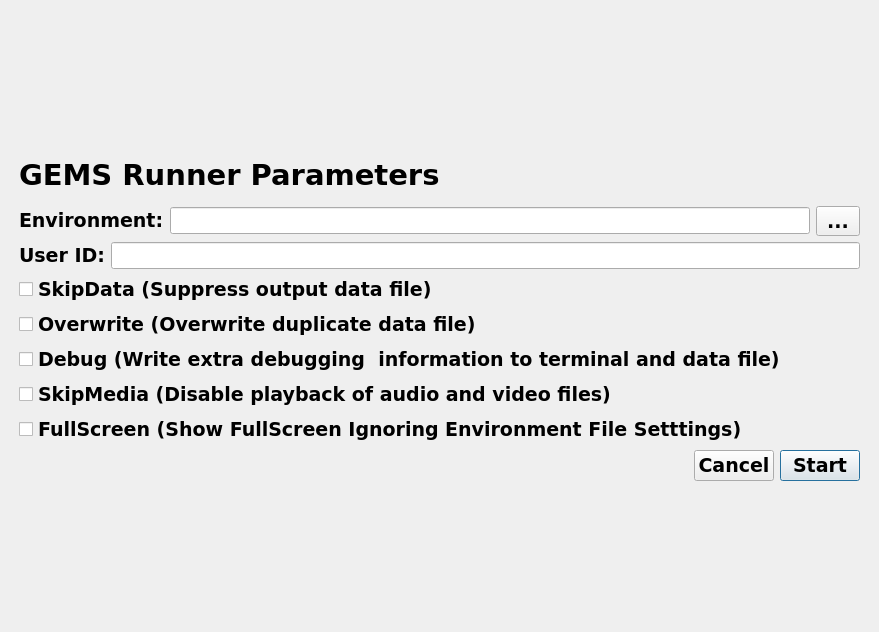
<?xml version="1.0" encoding="UTF-8"?>
<ui version="4.0">
 <class>paramDialog</class>
 <widget class="QDialog" name="paramDialog">
  <property name="windowModality">
   <enum>Qt::ApplicationModal</enum>
  </property>
  <property name="geometry">
   <rect>
    <x>0</x>
    <y>0</y>
    <width>879</width>
    <height>632</height>
   </rect>
  </property>
  <property name="font">
   <font>
    <family>Verdana</family>
   </font>
  </property>
  <property name="windowTitle">
   <string>Dialog</string>
  </property>
  <property name="sizeGripEnabled">
   <bool>false</bool>
  </property>
  <property name="modal">
   <bool>true</bool>
  </property>
  <layout class="QGridLayout" name="gridLayout">
   <item row="0" column="0">
    <layout class="QVBoxLayout" name="verticalLayout">
     <property name="leftMargin">
      <number>8</number>
     </property>
     <property name="topMargin">
      <number>5</number>
     </property>
     <property name="rightMargin">
      <number>8</number>
     </property>
     <property name="bottomMargin">
      <number>5</number>
     </property>
     <item>
      <widget class="QLabel" name="label">
       <property name="maximumSize">
        <size>
         <width>16777215</width>
         <height>50</height>
        </size>
       </property>
       <property name="font">
        <font>
         <family>Verdana</family>
         <pointsize>18</pointsize>
        </font>
       </property>
       <property name="text">
        <string>&lt;html&gt;&lt;head/&gt;&lt;body&gt;&lt;p&gt;&lt;span style=&quot; font-size:22pt; font-weight:600;&quot;&gt;GEMS Runner Parameters&lt;/span&gt;&lt;/p&gt;&lt;/body&gt;&lt;/html&gt;</string>
       </property>
       <property name="scaledContents">
        <bool>false</bool>
       </property>
      </widget>
     </item>
     <item>
      <layout class="QHBoxLayout" name="horizontalLayout_4">
       <item>
        <widget class="QLabel" name="label_5">
         <property name="toolTip">
          <string>Current GEMS Environment FIle Path</string>
         </property>
         <property name="text">
          <string>&lt;html&gt;&lt;head/&gt;&lt;body&gt;&lt;p&gt;&lt;span style=&quot; font-size:14pt; font-weight:600;&quot;&gt;Environment:&lt;/span&gt;&lt;/p&gt;&lt;/body&gt;&lt;/html&gt;</string>
         </property>
        </widget>
       </item>
       <item>
        <widget class="QLineEdit" name="envLineEdit">
         <property name="font">
          <font>
           <family>Verdana</family>
           <pointsize>12</pointsize>
          </font>
         </property>
         <property name="toolTip">
          <string>Current GEMS Environment FIle Path</string>
         </property>
         <property name="readOnly">
          <bool>false</bool>
         </property>
        </widget>
       </item>
       <item>
        <widget class="QToolButton" name="toolButton">
         <property name="font">
          <font>
           <family>Verdana</family>
           <pointsize>14</pointsize>
           <bold>true</bold>
          </font>
         </property>
         <property name="toolTip">
          <string>Choose GEMS Environment File</string>
         </property>
         <property name="text">
          <string>...</string>
         </property>
        </widget>
       </item>
      </layout>
     </item>
     <item>
      <layout class="QHBoxLayout" name="horizontalLayout">
       <item>
        <widget class="QLabel" name="label_2">
         <property name="toolTip">
          <string>Filename stub used for data filename</string>
         </property>
         <property name="text">
          <string>&lt;html&gt;&lt;head/&gt;&lt;body&gt;&lt;p&gt;&lt;span style=&quot; font-size:14pt; font-weight:600;&quot;&gt;User ID:&lt;/span&gt;&lt;/p&gt;&lt;/body&gt;&lt;/html&gt;</string>
         </property>
        </widget>
       </item>
       <item>
        <widget class="QLineEdit" name="userLineEdit">
         <property name="font">
          <font>
           <family>Verdana</family>
           <pointsize>12</pointsize>
          </font>
         </property>
         <property name="toolTip">
          <string>Filename stub used for data filename</string>
         </property>
         <property name="readOnly">
          <bool>false</bool>
         </property>
        </widget>
       </item>
      </layout>
     </item>
     <item>
      <layout class="QHBoxLayout" name="horizontalLayout_2">
       <item>
        <widget class="QCheckBox" name="skipdataCheckBox">
         <property name="font">
          <font>
           <family>Verdana</family>
           <pointsize>14</pointsize>
           <bold>true</bold>
          </font>
         </property>
         <property name="layoutDirection">
          <enum>Qt::LeftToRight</enum>
         </property>
         <property name="text">
          <string>SkipData (Suppress output data file)</string>
         </property>
        </widget>
       </item>
       <item>
        <spacer name="horizontalSpacer">
         <property name="orientation">
          <enum>Qt::Horizontal</enum>
         </property>
         <property name="sizeHint" stdset="0">
          <size>
           <width>408</width>
           <height>20</height>
          </size>
         </property>
        </spacer>
       </item>
      </layout>
     </item>
     <item>
      <layout class="QHBoxLayout" name="horizontalLayout_6">
       <item>
        <widget class="QCheckBox" name="overwriteCheckBox">
         <property name="font">
          <font>
           <family>Verdana</family>
           <pointsize>14</pointsize>
           <bold>true</bold>
          </font>
         </property>
         <property name="layoutDirection">
          <enum>Qt::LeftToRight</enum>
         </property>
         <property name="text">
          <string>Overwrite (Overwrite duplicate data file)</string>
         </property>
        </widget>
       </item>
       <item>
        <spacer name="horizontalSpacer_3">
         <property name="orientation">
          <enum>Qt::Horizontal</enum>
         </property>
         <property name="sizeHint" stdset="0">
          <size>
           <width>408</width>
           <height>20</height>
          </size>
         </property>
        </spacer>
       </item>
      </layout>
     </item>
     <item>
      <layout class="QHBoxLayout" name="horizontalLayout_7">
       <item>
        <widget class="QCheckBox" name="debugCheckBox">
         <property name="font">
          <font>
           <family>Verdana</family>
           <pointsize>14</pointsize>
           <bold>true</bold>
          </font>
         </property>
         <property name="toolTip">
          <string extracomment="WARNING: Disable This During Serious Data Collection!!"/>
         </property>
         <property name="layoutDirection">
          <enum>Qt::LeftToRight</enum>
         </property>
         <property name="text">
          <string>Debug (Write extra debugging  information to terminal and data file)</string>
         </property>
        </widget>
       </item>
       <item>
        <spacer name="horizontalSpacer_4">
         <property name="orientation">
          <enum>Qt::Horizontal</enum>
         </property>
         <property name="sizeHint" stdset="0">
          <size>
           <width>408</width>
           <height>20</height>
          </size>
         </property>
        </spacer>
       </item>
      </layout>
     </item>
     <item>
      <layout class="QHBoxLayout" name="horizontalLayout_5">
       <item>
        <widget class="QCheckBox" name="skipmediaCheckBox">
         <property name="font">
          <font>
           <family>Verdana</family>
           <pointsize>14</pointsize>
           <bold>true</bold>
          </font>
         </property>
         <property name="layoutDirection">
          <enum>Qt::LeftToRight</enum>
         </property>
         <property name="text">
          <string>SkipMedia (Disable playback of audio and video files)</string>
         </property>
        </widget>
       </item>
       <item>
        <spacer name="horizontalSpacer_2">
         <property name="orientation">
          <enum>Qt::Horizontal</enum>
         </property>
         <property name="sizeHint" stdset="0">
          <size>
           <width>408</width>
           <height>20</height>
          </size>
         </property>
        </spacer>
       </item>
      </layout>
     </item>
     <item>
      <layout class="QHBoxLayout" name="horizontalLayout_9">
       <item>
        <widget class="QCheckBox" name="fullscreenCheckBox">
         <property name="font">
          <font>
           <family>Verdana</family>
           <pointsize>14</pointsize>
           <bold>true</bold>
          </font>
         </property>
         <property name="layoutDirection">
          <enum>Qt::LeftToRight</enum>
         </property>
         <property name="text">
          <string>FullScreen (Show FullScreen Ignoring Environment File Setttings)</string>
         </property>
        </widget>
       </item>
       <item>
        <spacer name="horizontalSpacer_6">
         <property name="orientation">
          <enum>Qt::Horizontal</enum>
         </property>
         <property name="sizeHint" stdset="0">
          <size>
           <width>408</width>
           <height>20</height>
          </size>
         </property>
        </spacer>
       </item>
      </layout>
     </item>
     <item>
      <layout class="QHBoxLayout" name="horizontalLayout_8">
       <item>
        <spacer name="horizontalSpacer_5">
         <property name="orientation">
          <enum>Qt::Horizontal</enum>
         </property>
         <property name="sizeHint" stdset="0">
          <size>
           <width>438</width>
           <height>20</height>
          </size>
         </property>
        </spacer>
       </item>
       <item>
        <widget class="QPushButton" name="cancelPushButton">
         <property name="font">
          <font>
           <family>Verdana</family>
           <pointsize>14</pointsize>
           <bold>true</bold>
          </font>
         </property>
         <property name="text">
          <string>Cancel</string>
         </property>
        </widget>
       </item>
       <item>
        <widget class="QPushButton" name="startPushButton">
         <property name="font">
          <font>
           <family>Verdana</family>
           <pointsize>14</pointsize>
           <bold>true</bold>
          </font>
         </property>
         <property name="text">
          <string>Start</string>
         </property>
         <property name="default">
          <bool>true</bool>
         </property>
        </widget>
       </item>
      </layout>
     </item>
    </layout>
   </item>
  </layout>
 </widget>
 <resources/>
 <connections/>
</ui>
